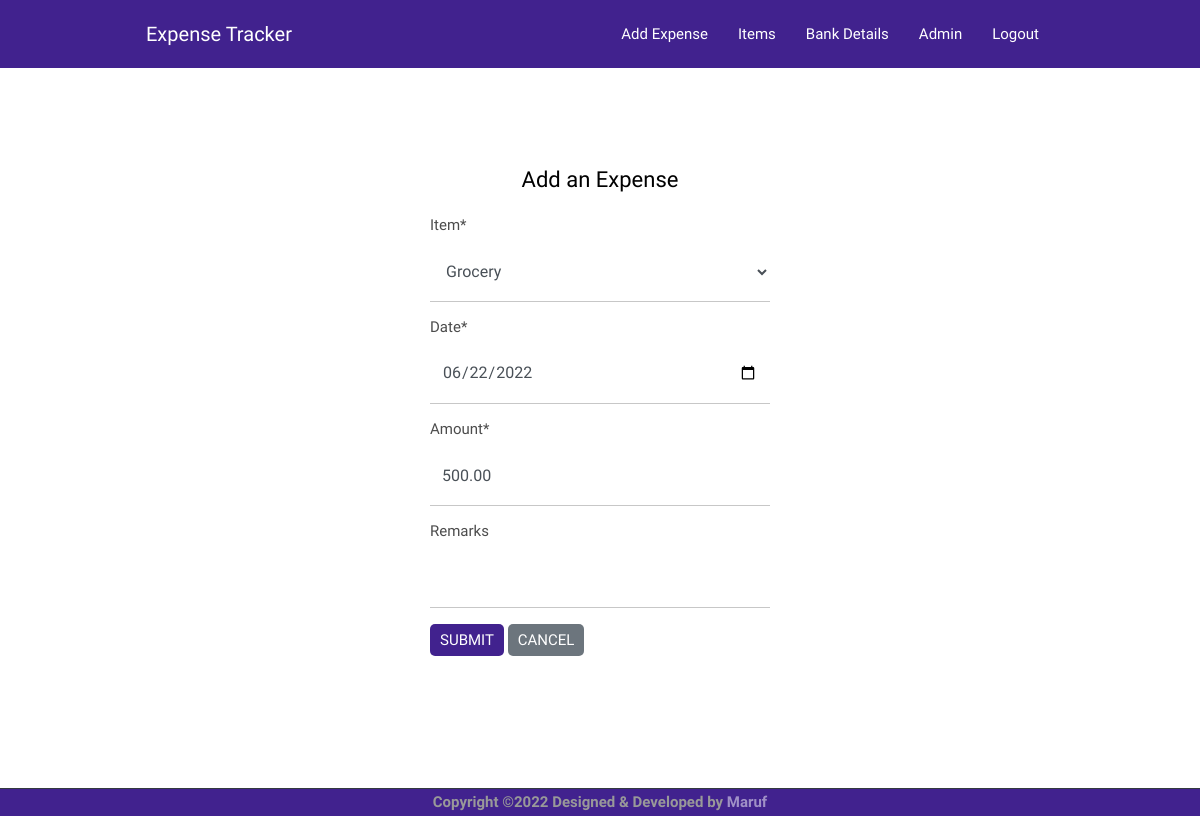
Page /expenditure/28/edit/ (signed in) on the committed database.
### app/models.py (models this page shows, shortened)
class Expenditure(models.Model):
    item = models.ForeignKey(Item, on_delete=models.SET_NULL, null=True, related_name='items')
    author = models.ForeignKey('auth.User', on_delete=models.DO_NOTHING, null=True)
    bank = models.ForeignKey(Bank, on_delete=models.DO_NOTHING, blank=True, null=True)
    date = models.DateField(blank=False, null=False, default=datetime.date.today)
    amount = models.DecimalField(max_digits=20, decimal_places=2, validators=[MinValueValidator(Decimal('0.01'))])
    remarks = models.CharField(max_length=200, blank=True, null=True)

### app/views.py (the view)
# urls.py: path('expenditure/<int:pk>/edit/',views.ExpenditureUpdateView.as_view(),name='expenditure_edit'),
class ExpenditureUpdateView(LoginRequiredMixin, UpdateView):
    login_url = '/login/'
    redirect_field_name = 'app/expense_detail.html'
    form_class = ExpenseForm
    model = Expenditure

### app/forms.py
class ExpenseForm(forms.ModelForm):
    class Meta:
        model = Expenditure
        fields = ('item', 'date', 'amount', 'remarks')
        widgets = {
            'date': forms.DateInput(format='%Y-%m-%d', attrs={'type': 'date'}),
        }

### app/models.py (called while the page is built)
    def __str__(self):
        return self.name

### app/templates/app/expenditure_form.html (shortened to what this page needs)
{% extends 'app/base.html' %}
{% block content %}
{% load crispy_forms_tags %}
<section class="section">
    <div class="container">
        <div class="row">
            <div class="col-lg-10 mx-auto text-center">
                <p class="font-secondary paragraph-lg text-dark">Add an Expense</p>
            </div>
        </div>
        <div class="row">
            <div class="col-lg-4 col-md-4 mx-auto">
                <form method="POST">
                    {{ form|crispy }}
                    <button type="submit" class="btn btn-xs btn-primary" name="">Submit</button>
                    <a class="btn btn-xs btn-secondary" href="{% url 'expenditure_list' %}">
                        Cancel
                    </a>
                </form>
            </div>
        </div>
    </div>
</section>
{% endblock content %}

### app/static/css/style.css (style rules this page uses)
body { line-height: 1.2; font-family: "Abel", sans-serif; -webkit-font-smoothing: antialiased; font-size: 15px; color: #4c4c4c; }
p, .paragraph { font-weight: 700; color: #4c4c4c; font-size: 15px; line-height: 1.8; font-family: "Abel", sans-serif; }
p-lg, .paragraph-lg { font-size: 22px; font-weight: 500; }
.btn { font-size: 22px; font-family: "Abel", sans-serif; text-transform: uppercase; padding: 16px 44px; border-radius: 5px; font-weight: 400; border: 0; position: relative; z-index: 1; transition: 0.2s ease; }
.btn-xs { padding: 5px 10px; font-size: 15px; }
.btn-primary { background: #41228e; color: #fff; }
body { background-color: #fff; overflow-x: hidden; }
a, a:hover, a:focus { text-decoration: none; }
a, button, select { cursor: pointer; transition: 0.2s ease; }
.section { padding-top: 80px; padding-bottom: 80px; }
.text-dark { color: #000 !important; }
.font-secondary { font-family: "Abel", sans-serif !important; }
.form-control { border: 0; border-radius: 0; border-bottom: 1px solid #c7c7c7; height: 60px; }

### rows in the picture
Expenditure: item "Grocery", date "06/22/2022", amount "500.00"
